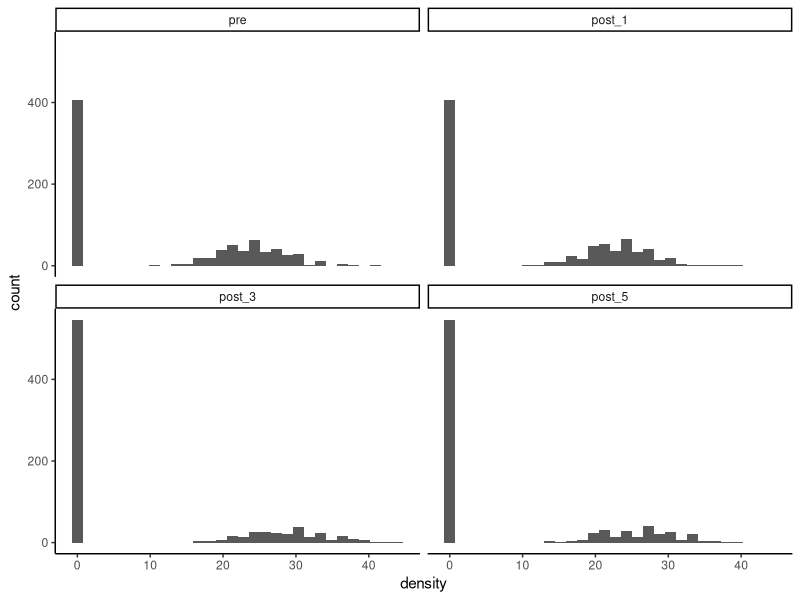
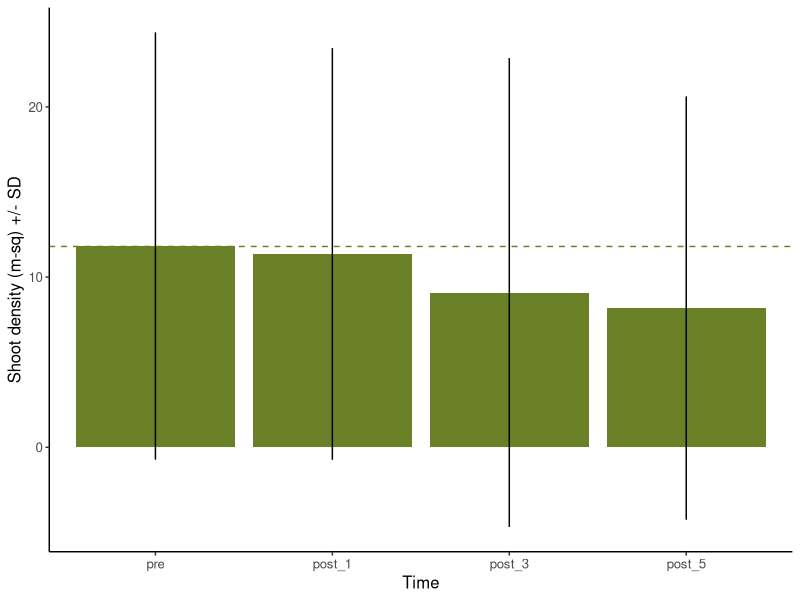
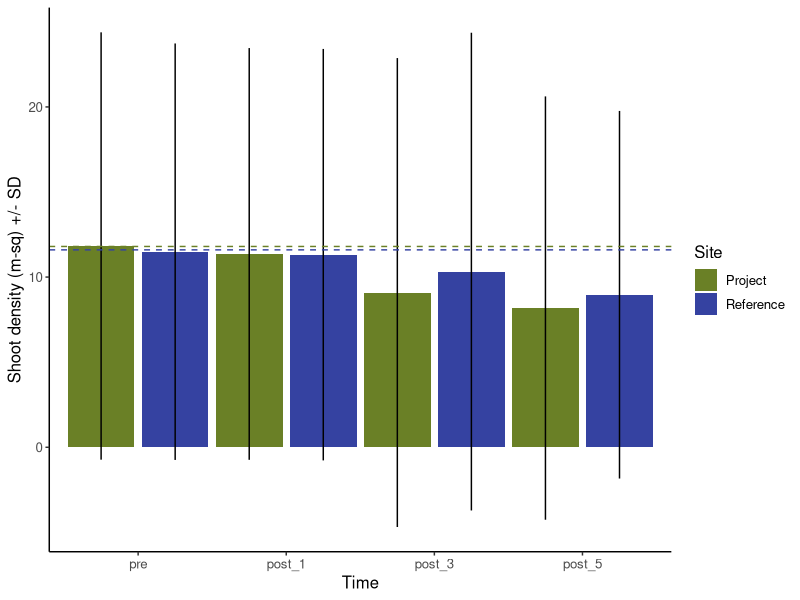

Recreate these plots in R, in order. (Note: this script raises an error after producing the figures.)
## ---- chunk 1
library(tidyverse)
theme_set(theme_classic())
set.seed(9)

pal <- c("#6A8026", "#3542A1")
## ---- chunk 2
manu.dat <- data.frame(
  quad = seq(1:50),
  eg = c(rpois(n = 18, lambda = 30), rep(0, 32))
)
## ---- chunk 3
dat <- read.csv("example_data_static_July02_2024.csv", header = TRUE, stringsAsFactors = FALSE)

dat$time <- factor(dat$time, levels = c("pre", "post_1", "post_3", "post_5"))
dat$site <- factor(dat$site, levels = c("proj", "ref"))

dat.sum <- dat %>% 
  group_by(site, time) %>% 
  summarize(mean = mean(density),
            sd = sd(density))
## ---- chunk 4
dat.pre <- data.frame(
  quad = seq(1:796),
  density = c(rpois(n = 389, lambda = 24), rep(0, 407)),
  time = "pre",
  site = "proj"
)

dat.post1 <- data.frame(
  quad = seq(1:796),
  density = c(rpois(n = 389, lambda = 23), rep(0, 407)),
  time = "post_1",
  site = "proj"
)

dat.post3 <- data.frame(
  quad = seq(1:796),
  density = c(rpois(n = 250, lambda = 28), rep(0, 546)),
  time = "post_3",
  site = "proj"
)

dat.post5 <- data.frame(
  quad = seq(1:796),
  density = c(rpois(n = 250, lambda = 26), rep(0, 546)),
  time = "post_5",
  site = "proj"
)

dat.pre.ref <- data.frame(
  quad = seq(1:796),
  density = c(rpois(n = 389, lambda = 24), rep(0, 407)),
  time = "pre",
  site = "ref"
)

dat.post1.ref <- data.frame(
  quad = seq(1:796),
  density = c(rpois(n = 389, lambda = 23), rep(0, 407)),
  time = "post_1",
  site = "ref"
)

dat.post3.ref <- data.frame(
  quad = seq(1:796),
  density = c(rpois(n = 290, lambda = 28), rep(0, 506)),
  time = "post_3",
  site = "ref"
)

dat.post5.ref <- data.frame(
  quad = seq(1:796),
  density = c(rpois(n = 340, lambda = 21), rep(0, 456)),
  time = "post_5",
  site = "ref"
)

dat <- rbind.data.frame(dat.pre, dat.post1, dat.post3, dat.post5, dat.pre.ref, dat.post1.ref, dat.post3.ref, dat.post5.ref)

dat$density <- ifelse(dat$density < 0, 0, dat$density)

dat$time <- factor(dat$time, levels = c("pre", "post_1", "post_3", "post_5"))

dat.sum <- dat %>% 
  group_by(site, time) %>% 
  summarize(mean = mean(density),
            sd = sd(density))
## ---- chunk 5
# Known parameters
mean_pre <- round(mean(manu.dat$eg), 0)
alpha <- 0.1      # Significance level
beta <- 0.9       # Desired power
sd_pre <- round(sd(manu.dat$eg), 0)
delta <- (0.2 * mean_pre)  # Minimum detectable effect size (20% change)

# Calculate critical values
z_alpha_over_2 <- qnorm(1 - alpha/2)
z_beta <- abs(qnorm(1 - beta))

# Calculate sample size per group
sample_size <- ((2 * (z_alpha_over_2 + z_beta)^2 * sd_pre^2) / delta^2)
N_star <- round(sample_size, 0)
## ---- chunk 6
tran.dat <- data.frame(
  transect = as.character(1:7),
  length = c(90, rep(100, 6))
)

tran.dat$prop_tot_len <- tran.dat$length / sum(tran.dat$length)

tran.dat$tran_N <- round(tran.dat$prop_tot_len * N_star, 0)
## ---- chunk 7
mean_pre <- dat.sum[[1, 3]]
sd_pre <- dat.sum[[1, 4]]

surv_area <- ((90 * 10) + (6 * 100 * 10)) / 10.764
eg_area <- ( (46 * 10) +
             (38 * 10) +
             (34 * 10) +
             (37 * 10) +
             (60 * 10) +
             (64 * 10) +
             (59 * 10)) / 10.764

tot_pre_shoots <- eg_area * mean_pre
round(tot_pre_shoots, 0)
## ---- chunk 8
png(filename = "../Figures/worked_example_proj.png", width = 5, height = 3.5, units = "in", res = 400)
ggplot(dat.sum %>% 
         filter(site == "proj")) +
  geom_col(aes(x = time, y = mean, fill = site)) +
  geom_errorbar(aes(x = time, ymin = mean - sd, ymax = mean + sd, group = site), width = 0) +
  scale_fill_manual(values = pal, name = "Site", breaks = c("proj", "ref"), labels = c("Project", "Reference")) +
  geom_hline(aes(yintercept = 11.8), color = pal[1], linetype = "dashed") +
  xlab("Time") +
  ylab("Shoot density (m-sq) +/- SD") +
  theme(text = element_text(size = 12)) +
  theme(legend.position = "none")
dev.off()

ggplot(dat %>% 
         filter(site == "proj")) +
  geom_histogram(aes(x = density)) +
  facet_wrap(~ time)
## ---- chunk 9
## Year 1 ##
dat.1 <- dat %>% 
  filter(site == "proj") %>% 
  filter(time %in% c("pre", "post_1"))

mod.1 <- glm(density ~ time, data = dat.1, family = quasipoisson(link = "log"))
summary(mod.1)

## Year 3 ##
dat.2 <- dat %>% 
  filter(site == "proj") %>% 
  filter(time %in% c("pre", "post_3"))

mod.2 <- glm(density ~ time, data = dat.2, family = quasipoisson(link = "log"))
summary(mod.2)

## Year 5 ##
### Compare to pre ##
dat.3 <- dat %>% 
  filter(site == "proj") %>% 
  filter(time %in% c("pre", "post_5"))

mod.3 <- glm(density ~ time, data = dat.3, family = quasipoisson(link = "log"))
summary(mod.3)

### Compare to year 3 ##
dat.4 <- dat %>% 
  filter(site == "proj") %>% 
  filter(time %in% c("post_3", "post_5"))

mod.4 <- glm(density ~ time, data = dat.4, family = quasipoisson(link = "log"))
summary(mod.4)
## ---- chunk 10
## Year 3 ##
mean_3yr <- as.numeric(exp(mod.2$coefficients[1] + mod.2$coefficients[2]))

eg_shoots_3yr <- eg_area * mean_3yr

mit_shoots_3yr <- tot_pre_shoots - eg_shoots_3yr
round(mit_shoots_3yr)
## ---- chunk 11
png(filename = "../Figures/worked_example_proj_ref.png", width = 5.5, height = 3.5, units = "in", res = 400)
ggplot(dat.sum) +
  geom_col(aes(x = time, y = mean, group = site, fill = site), position = position_dodge(1)) +
  geom_errorbar(aes(x = time, ymin = mean - sd, ymax = mean + sd, group = site), position = position_dodge(1), width = 0) +
  scale_fill_manual(values = pal, name = "Site", breaks = c("proj", "ref"), labels = c("Project", "Reference")) +
  geom_hline(aes(yintercept = 11.8), color = pal[1], linetype = "dashed") +
  geom_hline(aes(yintercept = 11.6), color = pal[2], linetype = "dashed") +
  xlab("Time") +
  ylab("Shoot density (m-sq) +/- SD") +
  theme(text = element_text(size = 12))
dev.off()
## ---- chunk 12
## Project to reference ##
dat.5 <- dat %>% 
  filter(site %in% c("proj", "ref")) %>% 
  filter(time %in% c("pre"))

mod.5 <- glm(density ~ site, data = dat.5, family = quasipoisson(link = "log"))
summary(mod.5)

## Year 1 ##
dat.6 <- dat %>% 
  filter(time %in% c("pre", "post_1"))

mod.6 <- glm(density ~ time/site, data = dat.6, family = quasipoisson(link = "log"))
summary(mod.6)

## Year 3 ##
dat.7 <- dat %>% 
  filter(time %in% c("pre", "post_3"))

mod.7 <- glm(density ~ time/site, data = dat.7, family = quasipoisson(link = "log"))
summary(mod.7)

## Year 5 ##
dat.8 <- dat %>% 
  filter(time %in% c("pre", "post_5"))

mod.8 <- glm(density ~ time/site, data = dat.8, family = quasipoisson(link = "log"))
summary(mod.8)

### Compare to year 3 ##
dat.9 <- dat %>% 
  filter(time %in% c("post_3", "post_5"))

mod.9 <- glm(density ~ time/site, data = dat.9, family = quasipoisson(link = "log"))
summary(mod.9)
## ---- chunk 13
## Year 3 ##
mean_3yr_ref <- as.numeric(exp(mod.7$coefficients[[1]] - mod.7$coefficients[[4]]))

tot_shoots_3yr_ref <- eg_area * mean_3yr_ref

mit_shoots_3yr_ref <- tot_pre_shoots - tot_shoots_3yr_ref
round(mit_shoots_3yr_ref)
## ---- chunk 14
dat.adj.1 <- dat %>% 
  filter(time %in% c("pre", "post_1")) 

dat.adj.1[797:1107, 2] <- dat.adj.1[797:1107, 2] * 0.75
dat.adj.1[2389:2698, 2] <- dat.adj.1[2389:2698, 2] * 0.75

dat.adj.1.sum <- dat.adj.1 %>% 
  group_by(site, time) %>% 
  summarise(mean = mean(density),
            sd = sd(density))
## ---- chunk 15
mod.10 <- glm(density ~ time/site, data = dat.adj.1, family = quasipoisson(link = "log"))
summary(mod.10)
## ---- chunk 16
ref_adj_shoots <- exp(mod.10$coefficients[[1]] + (mod.10$coefficients[[2]] + 0.200))

shoots_ref_adj <-  -(mean_pre - ref_adj_shoots * 314)

mit_shoots_ref_adj <- tot_pre_shoots - shoots_ref_adj
round(mit_shoots_ref_adj)

## with no ref ##
tot_pre_shoots - (tot_area * dat.adj.1.sum[[2, 3]])
